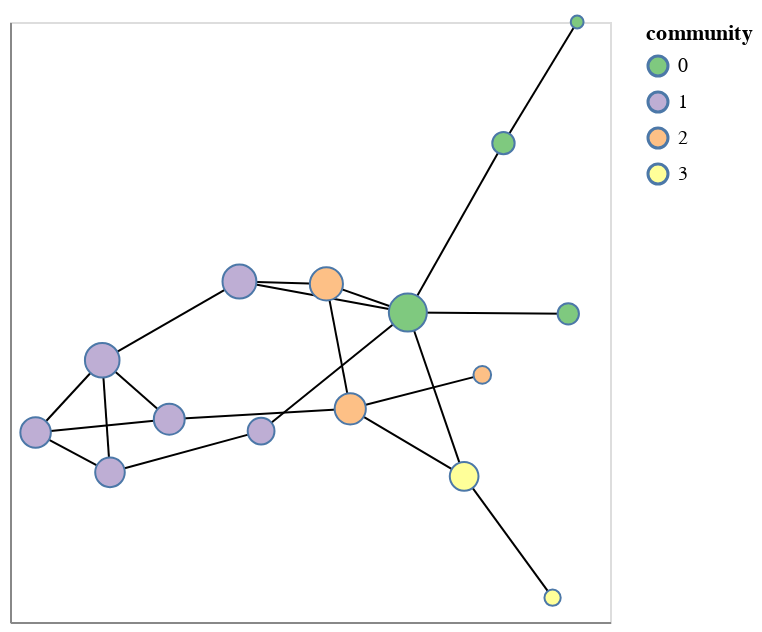

The code cell stored with this chart in its notebook:
### Markdown cell above
### Putting it all together with nx_altair

Now it only takes a single function call to create a chart where nodes are colored by community, sized by centrality, and we can hover over nodes to see their identities.  Notice the Medici family is the largest node.

### Code cell
chart = nxa.draw_networkx(G = G, pos = pos,
    node_size = 'centrality', node_color = 'community', cmap = 'accent',
    node_tooltip = ['name', 'centrality', 'community']
)

chart

### Figure 1 — Vega-Lite specification as saved in the notebook (floating-point values rounded to 4 significant figures)
{"config": {"view": {"continuousWidth": 300, "continuousHeight": 300}}, "layer": [{"data": {"name": "data-a45f9c805dbc927e82c1f69927c3be60"}, "mark": {"type": "line", "color": "black", "opacity": 1, "strokeWidth": 1}, "encoding": {"detail": {"field": "edge", "type": "quantitative"}, "x": {"axis": {"grid": false, "labels": false, "ticks": false, "title": ""}, "field": "x", "type": "quantitative"}, "y": {"axis": {"grid": false, "labels": false, "ticks": false, "title": ""}, "field": "y", "type": "quantitative"}}}, {"data": {"name": "data-d1b6e18e675cbf0fdc15e185c80ea960"}, "mark": {"type": "point", "opacity": 1, "strokeWidth": 1.0}, "encoding": {"fill": {"field": "community", "scale": {"scheme": "accent"}, "type": "nominal"}, "size": {"field": "centrality", "legend": null, "type": "quantitative"}, "tooltip": [{"field": "name", "type": "nominal"}, {"field": "centrality", "type": "quantitative"}, {"field": "community", "type": "nominal"}], "x": {"axis": {"grid": false, "labels": false, "ticks": false}, "field": "x", "type": "quantitative"}, "y": {"axis": {"grid": false, "labels": false, "ticks": false}, "field": "y", "type": "quantitative"}}}], "$schema": "https://vega.github.io/schema/vega-lite/v5.17.0.json", "datasets": {"data-a45f9c805dbc927e82c1f69927c3be60": [{"source": "Acciaiuoli", "pair": ["Acciaiuoli", "Medici"], "target": "Medici", "x": 0.6748, "edge": 0, "y": 0.1245}, {"source": "Acciaiuoli", "pair": ["Acciaiuoli", "Medici"], "target": "Medici", "x": 0.1936, "edge": 0, "y": 0.1284}, {"source": "Medici", "pair": ["Medici", "Barbadori"], "target": "Barbadori", "x": 0.1936, "edge": 1, "y": 0.1284}, {"source": "Medici", "pair": ["Medici", "Barbadori"], "target": "Barbadori", "x": -0.2467, "edge": 1, "y": -0.2273}, {"source": "Medici", "pair": ["Medici", "Ridolfi"], "target": "Ridolfi", "x": 0.1936, "edge": 2, "y": 0.1284}, {"source": "Medici", "pair": ["Medici", "Ridolfi"], "target": "Ridolfi", "x": -0.3116, "edge": 2, "y": 0.2217}, {"source": "Medici", "pair": ["Medici", "Tornabuoni"], "target": "Tornabuoni", "x": 0.1936, "edge": 3, "y": 0.1284}, {"source": "Medici", "pair": ["Medici", "Tornabuoni"], "target": "Tornabuoni", "x": -0.05083, "edge": 3, "y": 0.2143}, {"source": "Medici", "pair": ["Medici", "Albizzi"], "target": "Albizzi", "x": 0.1936, "edge": 4, "y": 0.1284}, {"source": "Medici", "pair": ["Medici", "Albizzi"], "target": "Albizzi", "x": 0.3624, "edge": 4, "y": -0.3631}, {"source": "Medici", "pair": ["Medici", "Salviati"], "target": "Salviati", "x": 0.1936, "edge": 5, "y": 0.1284}, {"source": "Medici", "pair": ["Medici", "Salviati"], "target": "Salviati", "x": 0.4804, "edge": 5, "y": 0.6365}, {"source": "Castellani", "pair": ["Castellani", "Peruzzi"], "target": "Peruzzi", "x": -0.7, "edge": 6, "y": -0.351}, {"source": "Castellani", "pair": ["Castellani", "Peruzzi"], "target": "Peruzzi", "x": -0.9232, "edge": 6, "y": -0.2316}, {"source": "Castellani", "pair": ["Castellani", "Strozzi"], "target": "Strozzi", "x": -0.7, "edge": 7, "y": -0.351}, {"source": "Castellani", "pair": ["Castellani", "Strozzi"], "target": "Strozzi", "x": -0.7233, "edge": 7, "y": -0.01488}, {"source": "Castellani", "pair": ["Castellani", "Barbadori"], "target": "Barbadori", "x": -0.7, "edge": 8, "y": -0.351}, {"source": "Castellani", "pair": ["Castellani", "Barbadori"], "target": "Barbadori", "x": -0.2467, "edge": 8, "y": -0.2273}, {"source": "Peruzzi", "pair": ["Peruzzi", "Strozzi"], "target": "Strozzi", "x": -0.9232, "edge": 9, "y": -0.2316}, {"source": "Peruzzi", "pair": ["Peruzzi", "Strozzi"], "target": "Strozzi", "x": -0.7233, "edge": 9, "y": -0.01488}, {"source": "Peruzzi", "pair": ["Peruzzi", "Bischeri"], "target": "Bischeri", "x": -0.9232, "edge": 10, "y": -0.2316}, {"source": "Peruzzi", "pair": ["Peruzzi", "Bischeri"], "target": "Bischeri", "x": -0.5222, "edge": 10, "y": -0.1916}, {"source": "Strozzi", "pair": ["Strozzi", "Ridolfi"], "target": "Ridolfi", "x": -0.7233, "edge": 11, "y": -0.01488}, {"source": "Strozzi", "pair": ["Strozzi", "Ridolfi"], "target": "Ridolfi", "x": -0.3116, "edge": 11, "y": 0.2217}, {"source": "Strozzi", "pair": ["Strozzi", "Bischeri"], "target": "Bischeri", "x": -0.7233, "edge": 12, "y": -0.01488}, {"source": "Strozzi", "pair": ["Strozzi", "Bischeri"], "target": "Bischeri", "x": -0.5222, "edge": 12, "y": -0.1916}, {"source": "Ridolfi", "pair": ["Ridolfi", "Tornabuoni"], "target": "Tornabuoni", "x": -0.3116, "edge": 13, "y": 0.2217}, {"source": "Ridolfi", "pair": ["Ridolfi", "Tornabuoni"], "target": "Tornabuoni", "x": -0.05083, "edge": 13, "y": 0.2143}, {"source": "Tornabuoni", "pair": ["Tornabuoni", "Guadagni"], "target": "Guadagni", "x": -0.05083, "edge": 14, "y": 0.2143}, {"source": "Tornabuoni", "pair": ["Tornabuoni", "Guadagni"], "target": "Guadagni", "x": 0.02075, "edge": 14, "y": -0.1604}, {"source": "Albizzi", "pair": ["Albizzi", "Ginori"], "target": "Ginori", "x": 0.3624, "edge": 15, "y": -0.3631}, {"source": "Albizzi", "pair": ["Albizzi", "Ginori"], "target": "Ginori", "x": 0.6277, "edge": 15, "y": -0.7271}, {"source": "Albizzi", "pair": ["Albizzi", "Guadagni"], "target": "Guadagni", "x": 0.3624, "edge": 16, "y": -0.3631}, {"source": "Albizzi", "pair": ["Albizzi", "Guadagni"], "target": "Guadagni", "x": 0.02075, "edge": 16, "y": -0.1604}, {"source": "Salviati", "pair": ["Salviati", "Pazzi"], "target": "Pazzi", "x": 0.4804, "edge": 17, "y": 0.6365}, {"source": "Salviati", "pair": ["Salviati", "Pazzi"], "target": "Pazzi", "x": 0.7015, "edge": 17, "y": 1.0}, {"source": "Bischeri", "pair": ["Bischeri", "Guadagni"], "target": "Guadagni", "x": -0.5222, "edge": 18, "y": -0.1916}, {"source": "Bischeri", "pair": ["Bischeri", "Guadagni"], "target": "Guadagni", "x": 0.02075, "edge": 18, "y": -0.1604}, {"source": "Guadagni", "pair": ["Guadagni", "Lamberteschi"], "target": "Lamberteschi", "x": 0.02075, "edge": 19, "y": -0.1604}, {"source": "Guadagni", "pair": ["Guadagni", "Lamberteschi"], "target": "Lamberteschi", "x": 0.4169, "edge": 19, "y": -0.05856}], "data-d1b6e18e675cbf0fdc15e185c80ea960": [{"community": "0", "name": "Acciaiuoli", "centrality": 0.1322, "x": 0.6748, "y": 0.1245}, {"community": "0", "name": "Medici", "centrality": 0.4303, "x": 0.1936, "y": 0.1284}, {"community": "1", "name": "Castellani", "centrality": 0.259, "x": -0.7, "y": -0.351}, {"community": "1", "name": "Peruzzi", "centrality": 0.2757, "x": -0.9232, "y": -0.2316}, {"community": "1", "name": "Strozzi", "centrality": 0.356, "x": -0.7233, "y": -0.01488}, {"community": "1", "name": "Barbadori", "centrality": 0.2117, "x": -0.2467, "y": -0.2273}, {"community": "1", "name": "Ridolfi", "centrality": 0.3416, "x": -0.3116, "y": 0.2217}, {"community": "2", "name": "Tornabuoni", "centrality": 0.3258, "x": -0.05083, "y": 0.2143}, {"community": "3", "name": "Albizzi", "centrality": 0.244, "x": 0.3624, "y": -0.3631}, {"community": "0", "name": "Salviati", "centrality": 0.1459, "x": 0.4804, "y": 0.6365}, {"community": "0", "name": "Pazzi", "centrality": 0.04481, "x": 0.7015, "y": 1.0}, {"community": "1", "name": "Bischeri", "centrality": 0.2828, "x": -0.5222, "y": -0.1916}, {"community": "2", "name": "Guadagni", "centrality": 0.2891, "x": 0.02075, "y": -0.1604}, {"community": "3", "name": "Ginori", "centrality": 0.07492, "x": 0.6277, "y": -0.7271}, {"community": "2", "name": "Lamberteschi", "centrality": 0.08879, "x": 0.4169, "y": -0.05856}]}}
